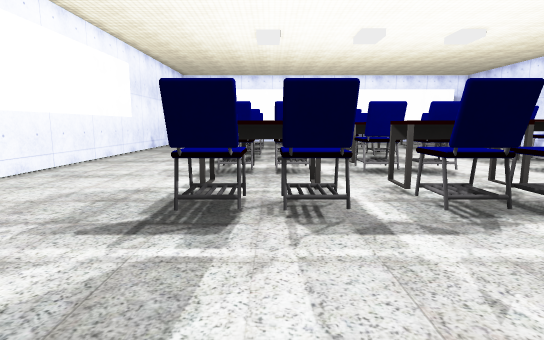
[1] (above)

18 first-person views from a walk through a Unity game level. The camera is 1.4 m above the floor, tilts 8° down and sees 80° across. The floor is counted in squares, 1 m on a side. Each view is taken from the middle of a square. On the plan, view 1 faces up. The plan holds only what a view shows up to about 15 squares ahead; the rest is blank. The player character is not drawn. Some surface patterns are stand-ins.

[2]
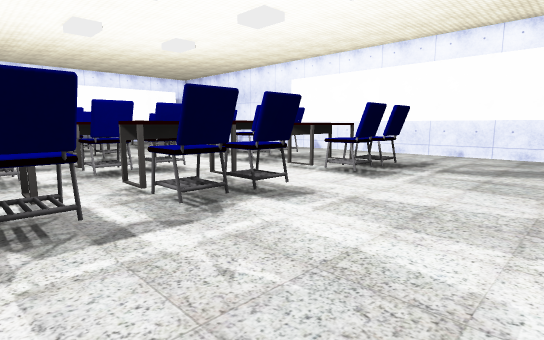

[3]
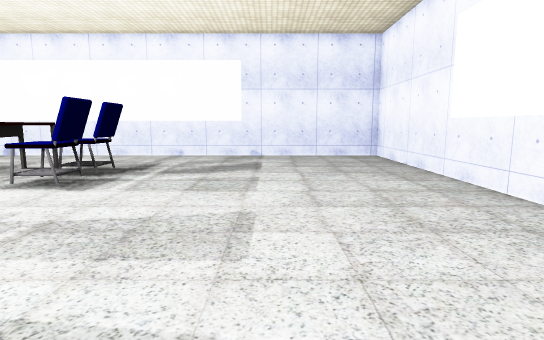

[4]
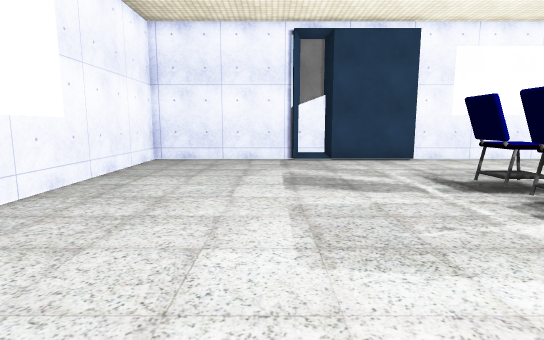

[5]
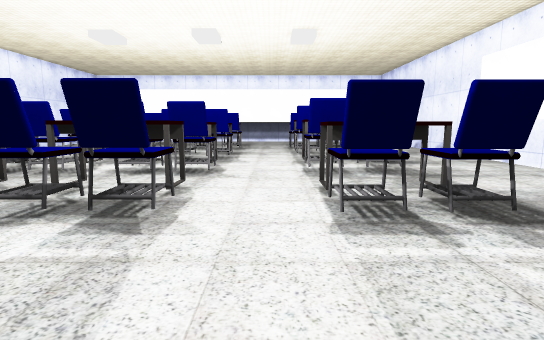

[6]
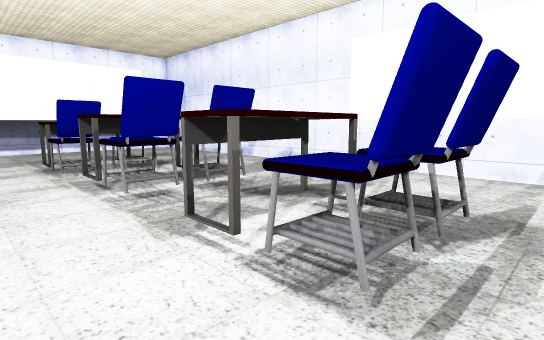

[7]
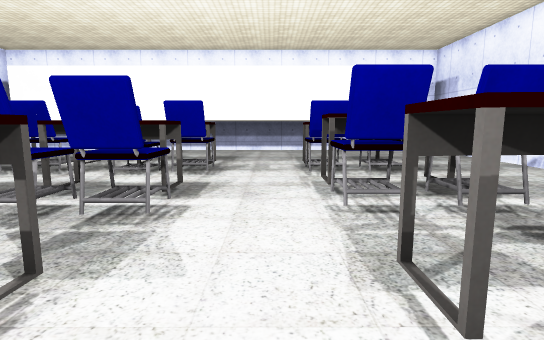

[8]
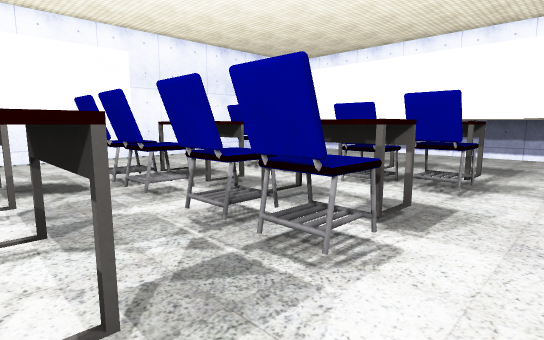

[9]
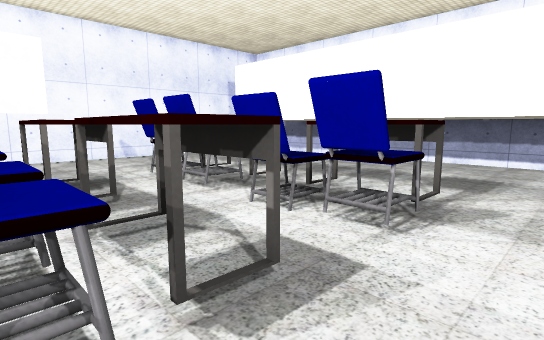

[10]
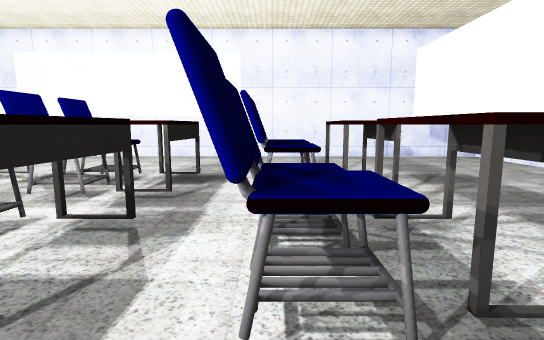

[11]
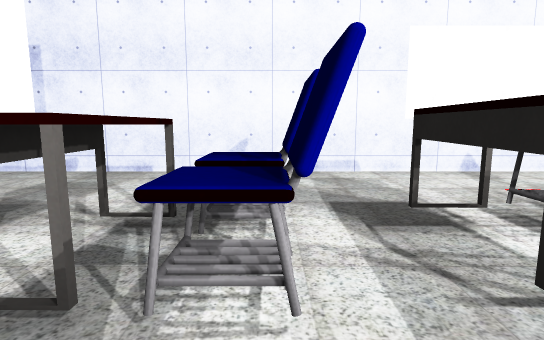

[12]
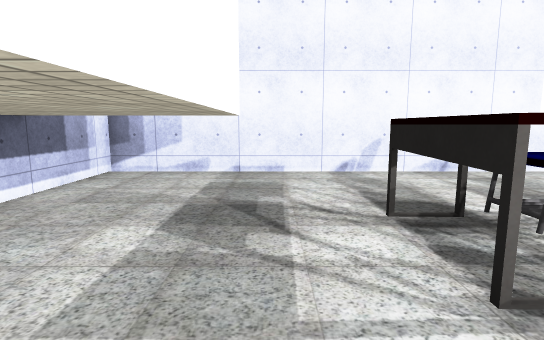

[13]
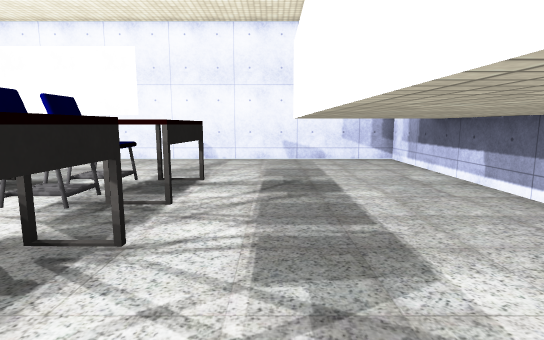

[14]
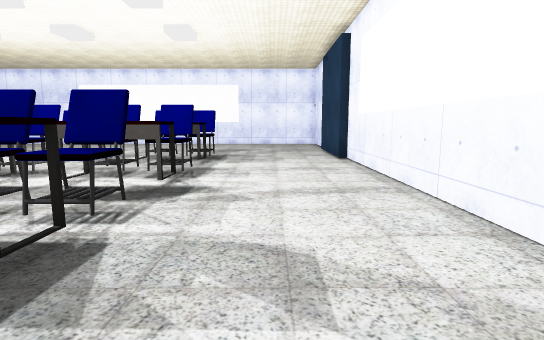

[15]
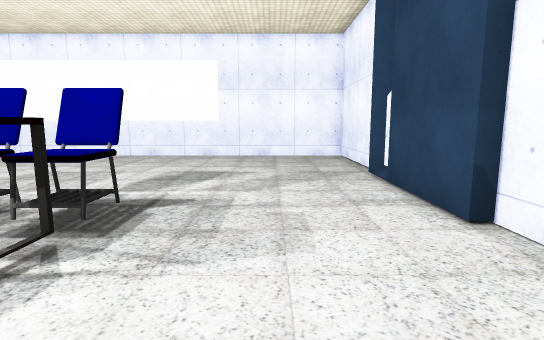

[16]
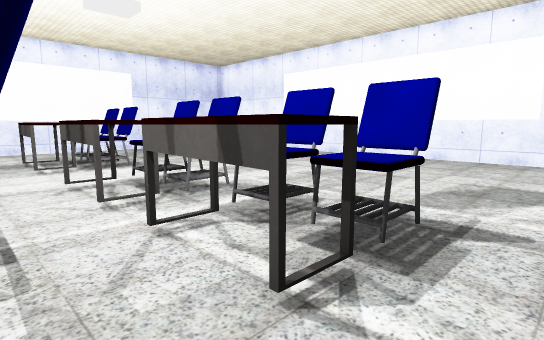

[17]
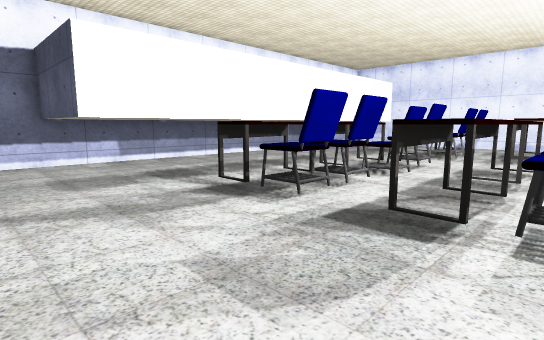

[18]
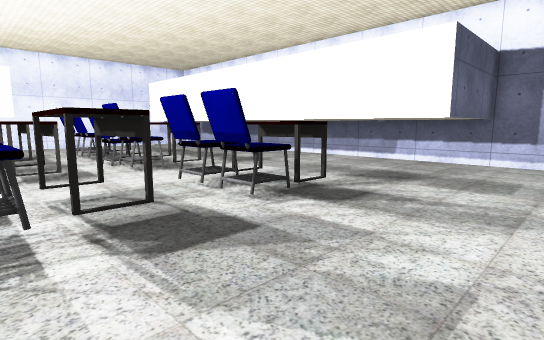

### Floor plan
Key: @ floor where view 1 was taken; # wall or solid block; . floor; T thing the floor can be seen under or through; O other object.
Columns run from 7 left of view 1 to 16 right of it. Each row starts with its distance up from view 1.
 27 ####               #####
 26 #..T               T...#
 25 #..T               T...#
 24 #..T               T...#
 23 #..TTTTT#########TTT...#
 22 #......................#
 21 #......................#
 20 #.....OOO.OOO..OOO.....#
 19 #.....OOO.OOO..OOOO....#
 18 #.....OOO.OOO..OOOO....#
 17 #......................#
 16 #.....OOO.OOO..OOO.....#
 15 #.....OOO.OOO..OOO.....#
 14 #.....OOO.OOO..OOOO....#
 13 #.....OOO.OOO..OOO.....#
 12 #.....OOO.OOO..OOO.....#
 11 #.....O O.O O..OOO.....#
 10 #.....OOO.OOO..OOOO....#
  9 #.....OOO.OOO..OOOO....#
  8 #......................#
  7 #.....OOO.OOO..OOO.....#
  6 #.....OOO.OOO..OOO.....#
  5 #.....OOO.OOO..OOOO....#
  4 #......................#
  3 #......................#
  2 #......................#
  1 #......................#
  0 #......@...............#
 -1 #......................#
 -2 #......................#
 -3 #......................#
 -4 #......................#
 -5 ########################

Positions as (right, up) in squares from view 1, and headings:
1: (0, 0), facing up
2: (0, 0), facing up-right
3: (1, 0), facing right
4: (6, 0), facing left
5: (7, 0), facing up
6: (6, 8), facing up-right
7: (7, 9), facing up
8: (7, 11), facing up-left
9: (7, 14), facing up-left
10: (7, 18), facing left
11: (6, 18), facing right
12: (6, 22), facing right
13: (6, 22), facing left
14: (-4, 19), facing down
15: (-4, 10), facing down
16: (-3, 9), facing down-right
17: (-6, 14), facing up-right
18: (15, 14), facing up-left
